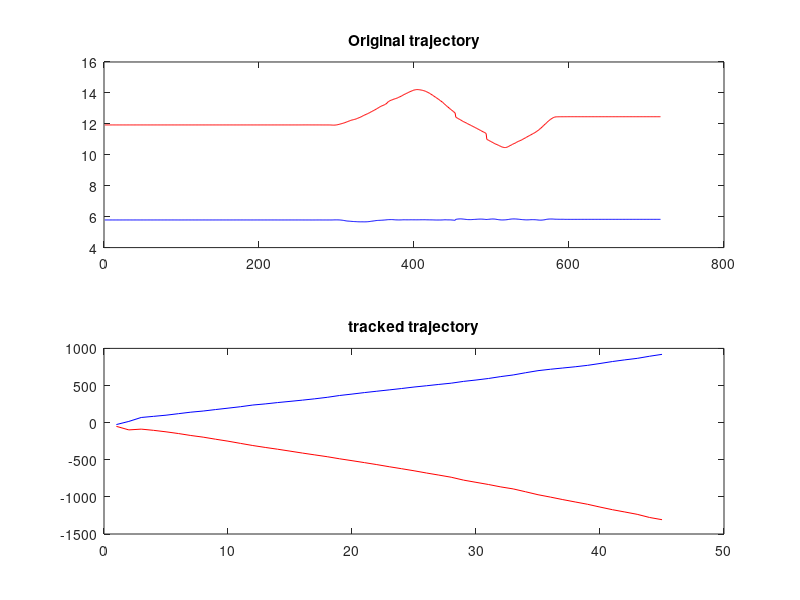
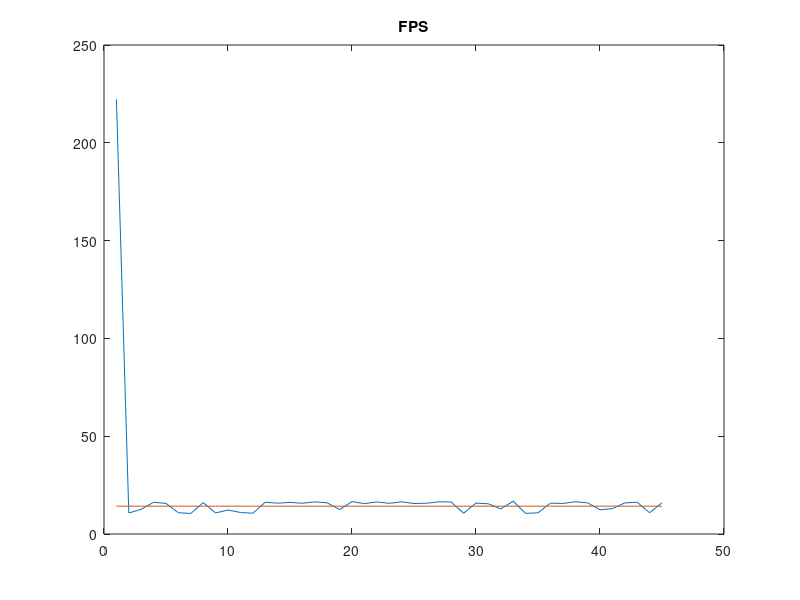

Reproduce these figures in MATLAB, in order.
clear all;close all; clc;
viconData = load('ViconData2.txt');
stationOutLog = load('out_log.txt');

[nV, mV] = size(viconData);
[nO, mO] = size(stationOutLog);

figure(1);
subplot(2,1,1);
plot(       1:nV, viconData(1:nV,2),'b',...
            1:nV, viconData(1:nV,3),'r');
title('Original trajectory');
subplot(2,1,2);
plot(       1:nO, stationOutLog(1:nO,10),'b',...
            1:nO, stationOutLog(1:nO,11),'r');
title('tracked trajectory');

medTime = sum(stationOutLog(:,1))/nO;
fps(1:nO) = 1/medTime;
figure(3);
plot(1:nO, 1./stationOutLog(:,1), 1:nO, fps);
title('FPS');


%% 3D plots
% Z1(1:nO) = 0;
% Z2(1:nS) = 0;
% 
% testN  = nS;
% figure(4);
% plot3(      quad_out_log(1:nO,1), quad_out_log(1:nO,2), Z1, 'b',...
%             station_out_log(1:testN,1), station_out_log(1:testN,2), Z2(1:testN), 'r');
%         
% plot3(      quad_out_log(1:nO,1), quad_out_log(1:nO,2), Z1, 'b',...
%             station_out_log(1:testN,1), station_out_log(1:testN,2), Z2(1:testN), 'r',...
%             X_brute(1:nS, 1), X_brute(1:nS, 2), X_brute(1:nS, 3), 'g');
        
